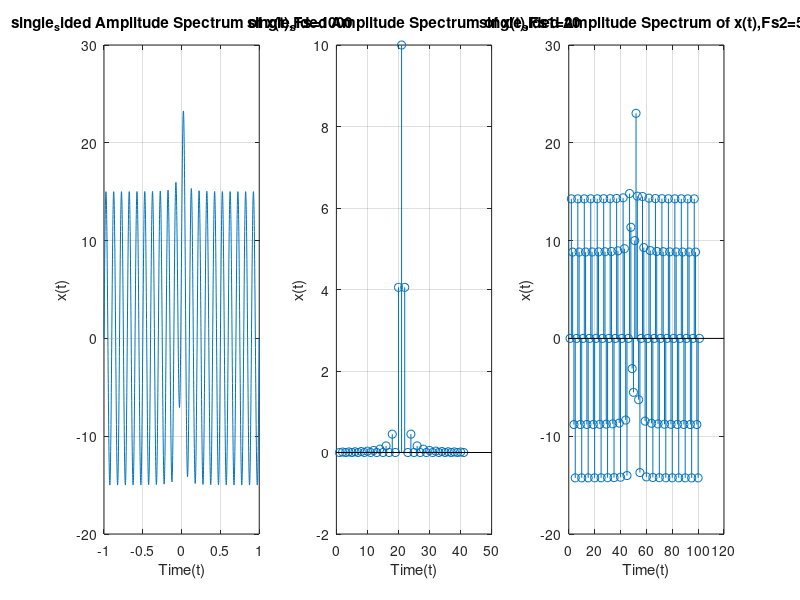

Write MATLAB code to recreate this figure.
f0 = 10;
t1 = -1:(1/1000):1;
x1 =( f0 * ((sinc(f0*t1)).^2) )+( 15* sin(2*pi*f0*t1));
Fs1=20;
Fs2=50;
x2 = x1(1 : 1000/Fs1 : end);
x3 = x1(1 : 1000/Fs2 :end);
subplot(1,3,1)
plot(t1,x1)
title('single_sided Amplitude Spectrum of x(t),Fs=1000')
xlabel('Time(t)')
ylabel('x(t)')
grid on
subplot(1,3,2)
stem(x2)
title('single_sided Amplitude Spectrum of x(t),Fs1=20')
xlabel('Time(t)')
ylabel('x(t)')
grid on
subplot(1,3,3)
stem(x3)
title('single_sided Amplitude Spectrum of x(t),Fs2=50')
xlabel('Time(t)')
ylabel('x(t)')
grid on